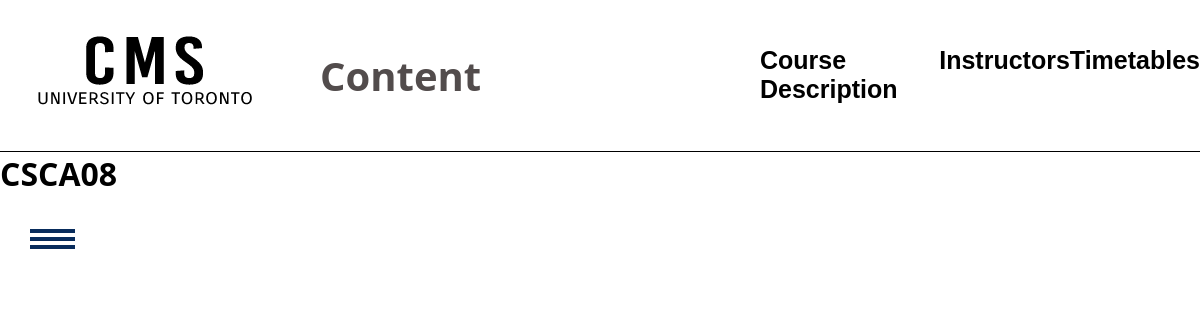
The app's page /courses/CSCA08/lectures, older data.
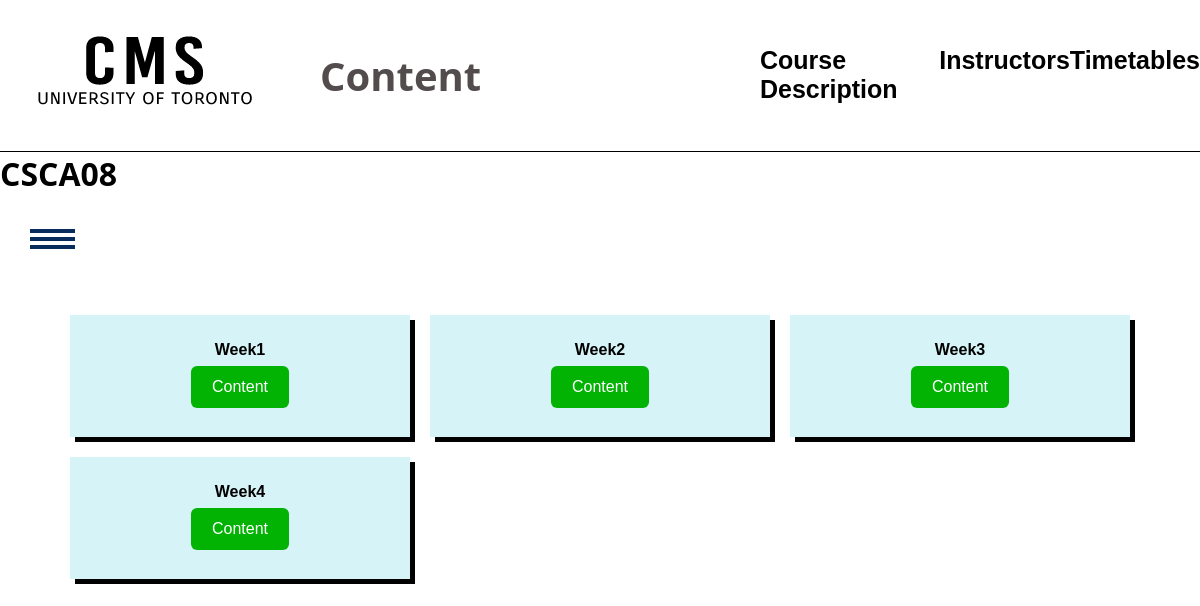
The same page, newer data.
### tables this page shows
CREATE TABLE "courses" (
	"courseid"	TEXT UNIQUE,
	PRIMARY KEY("courseid")
);

CREATE TABLE "lectures" (
	"courseid"	TEXT,
	"lec_order"	INTEGER,
	"lec_title"	TEXT,
	"html"	TEXT
);

### app.py (the view)
@app.route('/courses/<string:courseid>/lectures')
def show_course_lectures(courseid):
    lectures = d.query_assoc("SELECT * FROM lectures WHERE courseid = '"+ courseid +"' ORDER BY lec_order;")
    if checkvalidcourseid(courseid):
        return "Course ID is invalid"
    g.lectures = lectures
    g.courseid = courseid
    return render_template('lectures.html')

### app.py (called while the page is built)
def checkvalidcourseid(courseid):
    courses = d.query("SELECT * FROM courses WHERE courseid = '"+ courseid +"';")
    return len(courses) != 1

### database.py (called while the page is built)
def dict_factory(cursor, row):
    d = {}
    for idx, col in enumerate(cursor.description):
        d[col[0]] = row[idx]
    return d

def query(sql):
    con = sqlite3.connect(DATABASE_PATH)
    cur = con.cursor()
    cur.execute(sql)
    rows = cur.fetchall()
    con.commit()
    con.close()
    return rows

def query_assoc(sql):
    con = sqlite3.connect(DATABASE_PATH)
    con.row_factory = dict_factory
    cur = con.cursor()
    cur.execute(sql)
    rows = cur.fetchall()
    con.close()
    return rows

### templates/lectures.html (shortened to what this page needs)
<!DOCTYPE html>
<html lang="en">
<head>
    <link rel="stylesheet" href="/static/css/style.css">
</head>
<body>
    <header>
        <nav>
            <img class="uoftlogo" src="/static/images/CMSlogo.png" alt="Logo">
            <h1>Content</h1>
            <ul>
                <li><a data-page="course" href="#"><b>Course Description</b></a> </li>
                <li><a data-page="instructors" href="#"><b>Instructors</b></a> </li>
                <li><a data-page="office" href="#"><b>Timetables</b></a> </li>
            </ul>
        </nav>
    </header>
    <h1>{{g.courseid}}</h1>
    <div id="sidebar">
        <div class="toggle-btn" onclick="show()">
            <span></span>
            <span></span>
            <span></span>
        </div>
    </div>
    <div class="mainwrap">
        <section class="lecturecontent">
            {%for lec in g.lectures %}
            <div class="week">
                <h4 class="item1">{{lec['lec_title']}}</h4>
                <a href="/courses/{{g.courseid}}/lectures/{{lec['lec_order']}}" class="btn">Content</a>
            </div>
            {%endfor%}
        </section>
    </div>
</body>
</html>

### static/css/style.css (style rules this page uses)
* { margin:0; padding:0; box-sizing: border-box; }
html { scroll-behavior: smooth; }
h1 { font-family: 'Segoe UI', 'San Francisco', Tahoma, Geneva, Verdana, sans-serif; }
body { font-family: Helvetica; }
header { font-size: 20px; border-bottom:1px solid rgb(0,0,0); padding-bottom:1px; position: sticky; top: 0px; background: white; }
nav { position: relative; min-height:10vh; display: flex; align-items: center; justify-content: space-between; }
.uoftlogo { padding-left:20px; padding-right:10px; }
nav h1 { Color: rgb(82, 76, 76); padding-left:40px; font-size: 40px; flex :1; }
nav ul { list-style: none; display: flex; justify-content: space-around; font-size:25px; flex :1; }
nav a { color: black; text-decoration: none; }
#sidebar { position: fixed; width: 300px; height: 100%; background:#082c5c; left: -300px; transition: 0.4s ease; }
#sidebar .toggle-btn { position: absolute; top:30px; left: 330px; }
.toggle-btn span { width: 45px; height:4px; background: #082c5c; display: block; margin-top: 4px; }
section { display: flex; justify-content: center; align-items: center; }
.btn { margin: 5px 5px; background: rgb(3, 179, 3); color: #fff; padding: 0.6rem 1.3rem; text-decoration: none; border-radius: 6px; transition: 0.2s ease; }
.mainwrap { margin: 10% 70px; line-height: 1.4; display:grid; grid-gap:20px; }
.lecturecontent { display:grid; grid-gap:20px; grid-template-columns: repeat(3, minmax(200px, 1fr)); }
.week { background: rgb(214, 243, 248); text-align: center; padding: 1.5rem 2rem; box-shadow: 5px 5px black; display:flex; flex-direction: column; align-items: center; justify-content:center; }

Row changes from the older to the newer data that the page shows:
no longer on this page (row unchanged): courses: courseid "CSCA08"
added lectures: lec_title "Week1"
added lectures: lec_title "Week2"
added lectures: lec_title "Week3"
added lectures: lec_title "Week4"
Text that changed along with them:
{{ g.courseid }}: (not shown) → "CSCA08"
